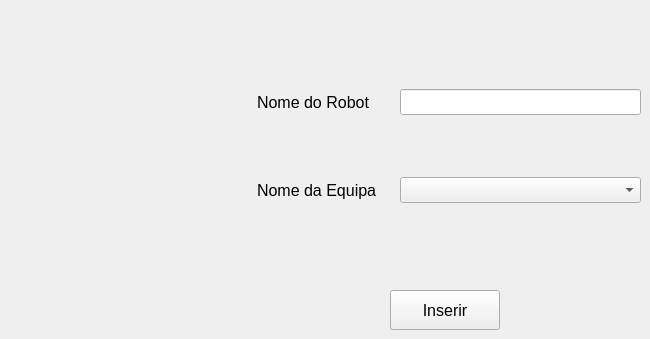
      <widget class="QWidget" name="inserirRobot">
       <widget class="QLabel" name="insNomeRobotLabel">
        <property name="geometry">
         <rect>
          <x>257</x>
          <y>92</y>
          <width>131</width>
          <height>20</height>
         </rect>
        </property>
        <property name="font">
         <font>
          <pointsize>12</pointsize>
         </font>
        </property>
        <property name="text">
         <string>Nome do Robot</string>
        </property>
       </widget>
       <widget class="QLineEdit" name="insNomeRobotLineE">
        <property name="geometry">
         <rect>
          <x>400</x>
          <y>89</y>
          <width>241</width>
          <height>26</height>
         </rect>
        </property>
        <property name="font">
         <font>
          <pointsize>12</pointsize>
         </font>
        </property>
       </widget>
       <widget class="QLabel" name="insNomeEquipaLabel">
        <property name="geometry">
         <rect>
          <x>257</x>
          <y>180</y>
          <width>131</width>
          <height>20</height>
         </rect>
        </property>
        <property name="font">
         <font>
          <pointsize>12</pointsize>
         </font>
        </property>
        <property name="text">
         <string>Nome da Equipa</string>
        </property>
       </widget>
       <widget class="QPushButton" name="pushInserirRobot">
        <property name="geometry">
         <rect>
          <x>390</x>
          <y>290</y>
          <width>110</width>
          <height>40</height>
         </rect>
        </property>
        <property name="font">
         <font>
          <pointsize>12</pointsize>
         </font>
        </property>
        <property name="text">
         <string>Inserir</string>
        </property>
       </widget>
       <widget class="QComboBox" name="insRobotCombo">
        <property name="geometry">
         <rect>
          <x>400</x>
          <y>177</y>
          <width>241</width>
          <height>26</height>
         </rect>
        </property>
       </widget>
      </widget>
